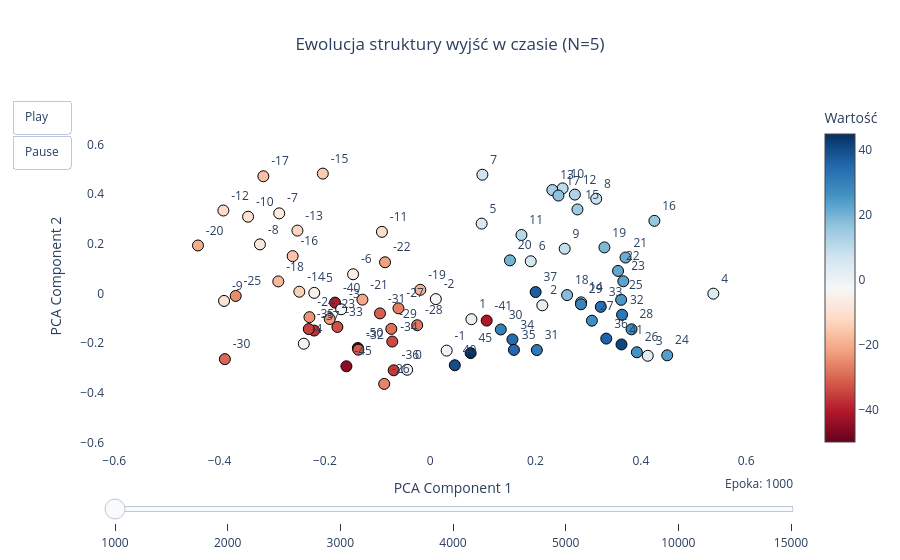

The notebook cell this image was saved under:
### Code cell
analizowane_epoki = [ 1000, 2000, 3000, 4000, 5000, 10000, 15000]

animate_weight_evolution(model, N=5, epochs_list=analizowane_epoki, head_idx=0)

### Figure 1 — Plotly figure (JSON) as saved in the notebook; plotly's stock layout.template omitted (floating-point values rounded to 4 significant figures)
{"data": [{"marker": {"color": [-50, -45, -41, -40, -37, -36, -35, -34, -33, -32, -31, -30, -29, -28, -27, -26, -25, -24, -23, -22, -21, -20, -19, -18, -17, -16, -15, -14, -13, -12, -11, -10, -9, -8, -7, -6, -5, -4, -3, -2, -1, 0, 1, 2, 3, 4, 5, 6, 7, 8, 9, 10, 11, 12, 13, 14, 15, 16, 17, 18, 19, 20, 21, 22, 23, 24, 25, 26, 27, 28, 29, 30, 31, 32, 33, 34, 35, 36, 37, 40, 41, 45], "colorbar": {"title": {"text": "Wartość"}}, "colorscale": [[0, "rgb(103,0,31)"], [0.1, "rgb(178,24,43)"], [0.2, "rgb(214,96,77)"], [0.3, "rgb(244,165,130)"], [0.4, "rgb(253,219,199)"], [0.5, "rgb(247,247,247)"], [0.6, "rgb(209,229,240)"], [0.7, "rgb(146,197,222)"], [0.8, "rgb(67,147,195)"], [0.9, "rgb(33,102,172)"], [1, "rgb(5,48,97)"]], "line": {"color": "Black", "width": 1}, "showscale": true, "size": 11}, "mode": "markers+text", "text": ["-50", "-45", "-41", "-40", "-37", "-36", "-35", "-34", "-33", "-32", "-31", "-30", "-29", "-28", "-27", "-26", "-25", "-24", "-23", "-22", "-21", "-20", "-19", "-18", "-17", "-16", "-15", "-14", "-13", "-12", "-11", "-10", "-9", "-8", "-7", "-6", "-5", "-4", "-3", "-2", "-1", "0", "1", "2", "3", "4", "5", "6", "7", "8", "9", "10", "11", "12", "13", "14", "15", "16", "17", "18", "19", "20", "21", "22", "23", "24", "25", "26", "27", "28", "29", "30", "31", "32", "33", "34", "35", "36", "37", "40", "41", "45"], "textposition": "top right", "type": "scatter", "x": [-0.1373, -0.1591, 0.1073, -0.1807, -0.2202, -0.06929, -0.2305, -0.07197, -0.1762, -0.1365, -0.09536, -0.3898, -0.07382, -0.02468, -0.06024, -0.08733, -0.3693, -0.2292, -0.1907, -0.08571, -0.1287, -0.4409, -0.01875, -0.2884, -0.3168, -0.2612, -0.2039, -0.2484, -0.2521, -0.3927, -0.09168, -0.3458, -0.3914, -0.3233, -0.2867, -0.1464, -0.2202, -0.24, -0.169, 0.01073, 0.03128, -0.0437, 0.07826, 0.2129, 0.4131, 0.5376, 0.09769, 0.1909, 0.09913, 0.3152, 0.2554, 0.2514, 0.1733, 0.2747, 0.232, 0.2866, 0.2796, 0.4257, 0.2435, 0.2599, 0.3308, 0.1514, 0.3709, 0.3567, 0.3667, 0.45, 0.3626, 0.3924, 0.3071, 0.3823, 0.2863, 0.1341, 0.2025, 0.3643, 0.3239, 0.1562, 0.159, 0.3344, 0.2002, 0.04673, 0.3632, 0.07681], "y": [-0.2202, -0.2936, -0.1097, -0.03722, -0.1498, -0.3099, -0.1438, -0.1941, -0.1353, -0.2267, -0.08063, -0.2648, -0.1431, -0.1283, -0.06023, -0.3647, -0.01044, -0.09587, -0.1033, 0.1252, -0.02536, 0.1928, 0.01429, 0.04807, 0.4715, 0.1499, 0.4822, 0.006607, 0.2528, 0.3337, 0.2476, 0.3086, -0.03049, 0.1972, 0.3221, 0.0769, 0.001903, -0.2028, -0.06408, -0.02311, -0.2306, -0.3077, -0.1042, -0.04811, -0.2514, -0.001271, 0.2809, 0.1292, 0.4777, 0.3809, 0.1797, 0.4227, 0.235, 0.3977, 0.416, -0.03627, 0.338, 0.2921, 0.3938, -0.006954, 0.1851, 0.1329, 0.1443, 0.09032, 0.04873, -0.2495, -0.02613, -0.2373, -0.11, -0.1448, -0.04397, -0.1455, -0.2283, -0.08614, -0.05433, -0.1857, -0.2276, -0.1822, 0.005189, -0.2894, -0.2057, -0.2406]}], "layout": {"hovermode": "closest", "plot_bgcolor": "white", "sliders": [{"currentvalue": {"font": {"size": 12}, "prefix": "Epoka: ", "visible": true, "xanchor": "right"}, "steps": [{"args": [["Epoka 1000"], {"frame": {"duration": 300, "redraw": true}, "mode": "immediate"}], "label": "1000", "method": "animate"}, {"args": [["Epoka 2000"], {"frame": {"duration": 300, "redraw": true}, "mode": "immediate"}], "label": "2000", "method": "animate"}, {"args": [["Epoka 3000"], {"frame": {"duration": 300, "redraw": true}, "mode": "immediate"}], "label": "3000", "method": "animate"}, {"args": [["Epoka 4000"], {"frame": {"duration": 300, "redraw": true}, "mode": "immediate"}], "label": "4000", "method": "animate"}, {"args": [["Epoka 5000"], {"frame": {"duration": 300, "redraw": true}, "mode": "immediate"}], "label": "5000", "method": "animate"}, {"args": [["Epoka 10000"], {"frame": {"duration": 300, "redraw": true}, "mode": "immediate"}], "label": "10000", "method": "animate"}, {"args": [["Epoka 15000"], {"frame": {"duration": 300, "redraw": true}, "mode": "immediate"}], "label": "15000", "method": "animate"}], "transition": {"duration": 0}, "x": 0, "y": 0}], "title": {"text": "Ewolucja struktury wyjść w czasie (N=5)", "x": 0.5}, "updatemenus": [{"buttons": [{"args": [null, {"frame": {"duration": 600, "redraw": true}, "fromcurrent": true}], "label": "Play", "method": "animate"}, {"args": [[null], {"frame": {"duration": 0, "redraw": false}, "mode": "immediate"}], "label": "Pause", "method": "animate"}], "showactive": false, "type": "buttons"}], "xaxis": {"range": [-0.6174, 0.7041], "title": {"text": "PCA Component 1"}}, "yaxis": {"range": [-0.6388, 0.7786], "title": {"text": "PCA Component 2"}}}}
